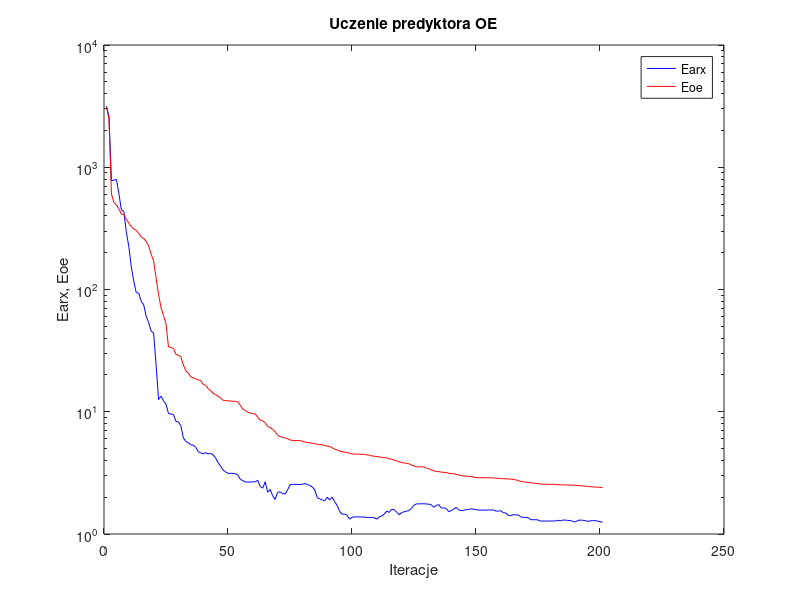
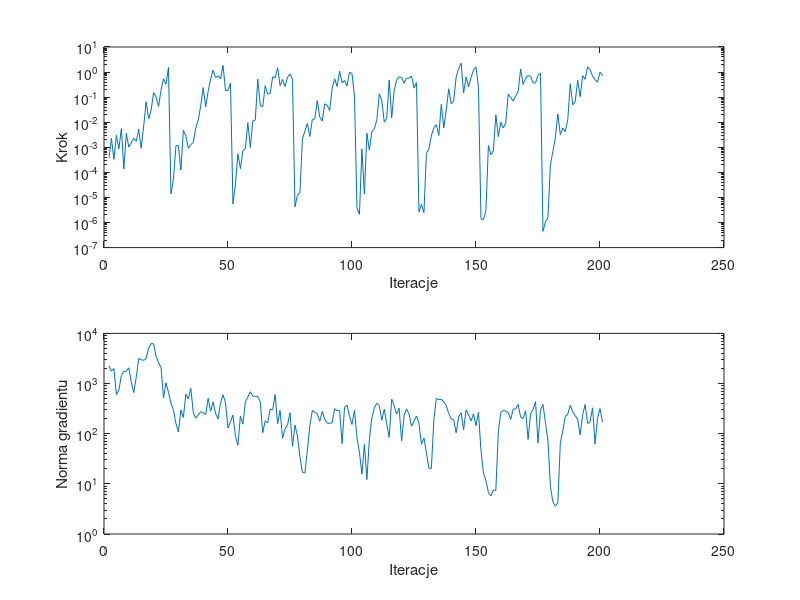

MATLAB code for these plots, in order:
%uczenie predyktora oe
clear all;
n=0; farx(n+1)=3.158463e+003; foe(n+1)=3.103574e+003; wspucz(n+1)=0.000000e+000; ng(n+1)=0.000000e+000;
%odnowa zmiennej metryki
n=1; farx(n+1)=2.622884e+003; foe(n+1)=2.473564e+003; krok(n+1)=3.800744e-004; ng(n+1)=2.257850e+003;
n=2; farx(n+1)=7.787080e+002; foe(n+1)=6.046500e+002; krok(n+1)=2.257520e-003; ng(n+1)=1.762097e+003;
n=3; farx(n+1)=7.848197e+002; foe(n+1)=5.138633e+002; krok(n+1)=3.276764e-004; ng(n+1)=1.991087e+003;
n=4; farx(n+1)=7.949641e+002; foe(n+1)=4.920571e+002; krok(n+1)=3.017589e-003; ng(n+1)=6.009069e+002;
n=5; farx(n+1)=6.099567e+002; foe(n+1)=4.583175e+002; krok(n+1)=8.726203e-004; ng(n+1)=7.461803e+002;
n=6; farx(n+1)=4.488617e+002; foe(n+1)=4.125095e+002; krok(n+1)=5.557598e-003; ng(n+1)=1.443618e+003;
n=7; farx(n+1)=4.344636e+002; foe(n+1)=4.104732e+002; krok(n+1)=1.340733e-004; ng(n+1)=1.729785e+003;
n=8; farx(n+1)=2.959236e+002; foe(n+1)=3.747067e+002; krok(n+1)=3.621201e-003; ng(n+1)=1.740085e+003;
n=9; farx(n+1)=2.251779e+002; foe(n+1)=3.494811e+002; krok(n+1)=1.013887e-003; ng(n+1)=2.063474e+003;
n=10; farx(n+1)=1.534059e+002; foe(n+1)=3.279261e+002; krok(n+1)=1.516318e-003; ng(n+1)=1.072088e+003;
n=11; farx(n+1)=1.173003e+002; foe(n+1)=3.122954e+002; krok(n+1)=2.269758e-003; ng(n+1)=6.611505e+002;
n=12; farx(n+1)=9.419824e+001; foe(n+1)=3.052066e+002; krok(n+1)=1.740889e-003; ng(n+1)=1.340863e+003;
n=13; farx(n+1)=9.329517e+001; foe(n+1)=2.876434e+002; krok(n+1)=5.269205e-003; ng(n+1)=3.156852e+003;
n=14; farx(n+1)=8.018411e+001; foe(n+1)=2.693699e+002; krok(n+1)=9.064776e-004; ng(n+1)=2.988292e+003;
n=15; farx(n+1)=7.502098e+001; foe(n+1)=2.609367e+002; krok(n+1)=7.032104e-003; ng(n+1)=2.903603e+003;
n=16; farx(n+1)=6.058492e+001; foe(n+1)=2.483494e+002; krok(n+1)=6.504518e-002; ng(n+1)=3.169085e+003;
n=17; farx(n+1)=5.354518e+001; foe(n+1)=2.272233e+002; krok(n+1)=1.355378e-002; ng(n+1)=5.117536e+003;
n=18; farx(n+1)=4.574882e+001; foe(n+1)=1.953500e+002; krok(n+1)=2.991958e-002; ng(n+1)=6.275599e+003;
n=19; farx(n+1)=4.415952e+001; foe(n+1)=1.712476e+002; krok(n+1)=1.528330e-001; ng(n+1)=6.191759e+003;
n=20; farx(n+1)=2.424158e+001; foe(n+1)=1.246583e+002; krok(n+1)=1.015974e-001; ng(n+1)=3.463058e+003;
n=21; farx(n+1)=1.261786e+001; foe(n+1)=9.095604e+001; krok(n+1)=4.284718e-002; ng(n+1)=2.588207e+003;
n=22; farx(n+1)=1.338849e+001; foe(n+1)=7.102255e+001; krok(n+1)=1.890204e-001; ng(n+1)=2.110518e+003;
n=23; farx(n+1)=1.228300e+001; foe(n+1)=6.117126e+001; krok(n+1)=5.453957e-001; ng(n+1)=5.157145e+002;
n=24; farx(n+1)=1.157395e+001; foe(n+1)=5.255064e+001; krok(n+1)=3.310405e-001; ng(n+1)=1.036065e+003;
n=25; farx(n+1)=9.670339e+000; foe(n+1)=3.394797e+001; krok(n+1)=1.535939e+000; ng(n+1)=6.655872e+002;
%odnowa zmiennej metryki
n=26; farx(n+1)=9.584073e+000; foe(n+1)=3.360346e+001; krok(n+1)=1.384553e-005; ng(n+1)=4.036456e+002;
n=27; farx(n+1)=9.471934e+000; foe(n+1)=3.293467e+001; krok(n+1)=5.427827e-005; ng(n+1)=2.983757e+002;
n=28; farx(n+1)=8.345020e+000; foe(n+1)=2.949871e+001; krok(n+1)=1.151653e-003; ng(n+1)=1.594814e+002;
n=29; farx(n+1)=8.249287e+000; foe(n+1)=2.895302e+001; krok(n+1)=1.162042e-003; ng(n+1)=1.082688e+002;
n=30; farx(n+1)=7.683662e+000; foe(n+1)=2.799787e+001; krok(n+1)=1.223456e-004; ng(n+1)=2.975164e+002;
n=31; farx(n+1)=6.104039e+000; foe(n+1)=2.412583e+001; krok(n+1)=4.752741e-003; ng(n+1)=2.106943e+002;
n=32; farx(n+1)=5.715404e+000; foe(n+1)=2.159055e+001; krok(n+1)=2.855545e-003; ng(n+1)=6.138049e+002;
n=33; farx(n+1)=5.580109e+000; foe(n+1)=2.072262e+001; krok(n+1)=9.232346e-004; ng(n+1)=4.913339e+002;
n=34; farx(n+1)=5.380437e+000; foe(n+1)=1.929737e+001; krok(n+1)=1.280854e-003; ng(n+1)=8.064428e+002;
n=35; farx(n+1)=5.323594e+000; foe(n+1)=1.893967e+001; krok(n+1)=1.568736e-003; ng(n+1)=2.640433e+002;
n=36; farx(n+1)=5.122329e+000; foe(n+1)=1.858865e+001; krok(n+1)=5.852382e-003; ng(n+1)=2.037753e+002;
n=37; farx(n+1)=4.708767e+000; foe(n+1)=1.819132e+001; krok(n+1)=1.238474e-002; ng(n+1)=2.361930e+002;
n=38; farx(n+1)=4.626916e+000; foe(n+1)=1.800479e+001; krok(n+1)=4.486711e-002; ng(n+1)=2.739784e+002;
n=39; farx(n+1)=4.515708e+000; foe(n+1)=1.675845e+001; krok(n+1)=2.393567e-001; ng(n+1)=2.624978e+002;
n=40; farx(n+1)=4.637758e+000; foe(n+1)=1.648096e+001; krok(n+1)=4.134280e-002; ng(n+1)=2.418744e+002;
n=41; farx(n+1)=4.510819e+000; foe(n+1)=1.544329e+001; krok(n+1)=1.710829e-001; ng(n+1)=5.093644e+002;
n=42; farx(n+1)=4.562424e+000; foe(n+1)=1.488576e+001; krok(n+1)=5.343541e-001; ng(n+1)=2.809959e+002;
n=43; farx(n+1)=4.437270e+000; foe(n+1)=1.417160e+001; krok(n+1)=1.193773e+000; ng(n+1)=4.276791e+002;
n=44; farx(n+1)=4.190071e+000; foe(n+1)=1.379558e+001; krok(n+1)=6.007020e-001; ng(n+1)=2.529560e+002;
n=45; farx(n+1)=3.838418e+000; foe(n+1)=1.337773e+001; krok(n+1)=6.888628e-001; ng(n+1)=1.958843e+002;
n=46; farx(n+1)=3.595725e+000; foe(n+1)=1.294629e+001; krok(n+1)=5.461275e-001; ng(n+1)=4.167126e+002;
n=47; farx(n+1)=3.334208e+000; foe(n+1)=1.241758e+001; krok(n+1)=1.854055e+000; ng(n+1)=5.925966e+002;
n=48; farx(n+1)=3.223229e+000; foe(n+1)=1.233391e+001; krok(n+1)=1.817918e-001; ng(n+1)=4.158154e+002;
n=49; farx(n+1)=3.133190e+000; foe(n+1)=1.229082e+001; krok(n+1)=1.855710e-001; ng(n+1)=1.300536e+002;
n=50; farx(n+1)=3.139854e+000; foe(n+1)=1.222194e+001; krok(n+1)=3.607244e-001; ng(n+1)=1.736758e+002;
%odnowa zmiennej metryki
n=51; farx(n+1)=3.129980e+000; foe(n+1)=1.219228e+001; krok(n+1)=5.413203e-006; ng(n+1)=2.348854e+002;
n=52; farx(n+1)=3.110145e+000; foe(n+1)=1.216221e+001; krok(n+1)=3.388344e-005; ng(n+1)=8.853137e+001;
n=53; farx(n+1)=3.025262e+000; foe(n+1)=1.202329e+001; krok(n+1)=5.524716e-004; ng(n+1)=5.900415e+001;
n=54; farx(n+1)=2.793769e+000; foe(n+1)=1.126918e+001; krok(n+1)=1.413318e-004; ng(n+1)=2.261630e+002;
n=55; farx(n+1)=2.734267e+000; foe(n+1)=1.045664e+001; krok(n+1)=7.432430e-004; ng(n+1)=1.551809e+002;
n=56; farx(n+1)=2.660597e+000; foe(n+1)=1.024385e+001; krok(n+1)=8.861138e-004; ng(n+1)=4.317319e+002;
n=57; farx(n+1)=2.667511e+000; foe(n+1)=9.891020e+000; krok(n+1)=9.535023e-003; ng(n+1)=5.394640e+002;
n=58; farx(n+1)=2.657320e+000; foe(n+1)=9.760750e+000; krok(n+1)=9.726052e-004; ng(n+1)=6.863766e+002;
n=59; farx(n+1)=2.674998e+000; foe(n+1)=9.632182e+000; krok(n+1)=1.139839e-002; ng(n+1)=5.624834e+002;
n=60; farx(n+1)=2.675953e+000; foe(n+1)=9.599177e+000; krok(n+1)=1.219985e-002; ng(n+1)=5.479741e+002;
n=61; farx(n+1)=2.748192e+000; foe(n+1)=8.965650e+000; krok(n+1)=5.223159e-001; ng(n+1)=5.527088e+002;
n=62; farx(n+1)=2.449495e+000; foe(n+1)=8.533143e+000; krok(n+1)=4.799811e-002; ng(n+1)=4.335183e+002;
n=63; farx(n+1)=2.370363e+000; foe(n+1)=8.417003e+000; krok(n+1)=4.152360e-002; ng(n+1)=1.046973e+002;
n=64; farx(n+1)=2.671948e+000; foe(n+1)=8.163046e+000; krok(n+1)=2.840119e-001; ng(n+1)=1.814608e+002;
n=65; farx(n+1)=2.198951e+000; foe(n+1)=7.547634e+000; krok(n+1)=1.336126e-001; ng(n+1)=1.637199e+002;
n=66; farx(n+1)=2.313241e+000; foe(n+1)=7.450945e+000; krok(n+1)=1.380129e-001; ng(n+1)=3.097807e+002;
n=67; farx(n+1)=2.053508e+000; foe(n+1)=7.176601e+000; krok(n+1)=6.428475e-001; ng(n+1)=2.976181e+002;
n=68; farx(n+1)=1.917686e+000; foe(n+1)=6.884957e+000; krok(n+1)=5.970321e-001; ng(n+1)=6.077457e+002;
n=69; farx(n+1)=2.190555e+000; foe(n+1)=6.406443e+000; krok(n+1)=1.492172e+000; ng(n+1)=1.568219e+002;
n=70; farx(n+1)=2.210076e+000; foe(n+1)=6.289485e+000; krok(n+1)=2.894475e-001; ng(n+1)=2.902928e+002;
n=71; farx(n+1)=2.138060e+000; foe(n+1)=6.160570e+000; krok(n+1)=5.076342e-001; ng(n+1)=8.064959e+001;
n=72; farx(n+1)=2.125452e+000; foe(n+1)=6.117758e+000; krok(n+1)=2.656312e-001; ng(n+1)=1.239504e+002;
n=73; farx(n+1)=2.286142e+000; foe(n+1)=6.014891e+000; krok(n+1)=6.229004e-001; ng(n+1)=1.492661e+002;
n=74; farx(n+1)=2.530157e+000; foe(n+1)=5.877276e+000; krok(n+1)=8.356823e-001; ng(n+1)=2.637201e+002;
n=75; farx(n+1)=2.550750e+000; foe(n+1)=5.827036e+000; krok(n+1)=5.365271e-001; ng(n+1)=5.577977e+001;
%odnowa zmiennej metryki
n=76; farx(n+1)=2.547137e+000; foe(n+1)=5.815235e+000; krok(n+1)=4.189291e-006; ng(n+1)=1.482639e+002;
n=77; farx(n+1)=2.542497e+000; foe(n+1)=5.805402e+000; krok(n+1)=1.219587e-005; ng(n+1)=8.982490e+001;
n=78; farx(n+1)=2.541270e+000; foe(n+1)=5.803471e+000; krok(n+1)=1.526516e-005; ng(n+1)=3.509115e+001;
n=79; farx(n+1)=2.550904e+000; foe(n+1)=5.753342e+000; krok(n+1)=2.120860e-003; ng(n+1)=1.710526e+001;
n=80; farx(n+1)=2.587079e+000; foe(n+1)=5.654600e+000; krok(n+1)=4.408444e-003; ng(n+1)=1.644935e+001;
n=81; farx(n+1)=2.546912e+000; foe(n+1)=5.610686e+000; krok(n+1)=8.966852e-003; ng(n+1)=4.691967e+001;
n=82; farx(n+1)=2.488353e+000; foe(n+1)=5.556652e+000; krok(n+1)=2.701093e-003; ng(n+1)=1.437282e+002;
n=83; farx(n+1)=2.425360e+000; foe(n+1)=5.531257e+000; krok(n+1)=1.305012e-002; ng(n+1)=2.905361e+002;
n=84; farx(n+1)=2.295654e+000; foe(n+1)=5.497121e+000; krok(n+1)=1.349272e-002; ng(n+1)=2.654975e+002;
n=85; farx(n+1)=1.978827e+000; foe(n+1)=5.412986e+000; krok(n+1)=7.301859e-002; ng(n+1)=2.491946e+002;
n=86; farx(n+1)=1.935382e+000; foe(n+1)=5.378937e+000; krok(n+1)=1.611092e-002; ng(n+1)=1.772652e+002;
n=87; farx(n+1)=1.899529e+000; foe(n+1)=5.367888e+000; krok(n+1)=1.111520e-002; ng(n+1)=2.773904e+002;
n=88; farx(n+1)=1.867036e+000; foe(n+1)=5.314547e+000; krok(n+1)=5.397089e-002; ng(n+1)=1.934937e+002;
n=89; farx(n+1)=2.000874e+000; foe(n+1)=5.230007e+000; krok(n+1)=4.756755e-002; ng(n+1)=1.621328e+002;
n=90; farx(n+1)=1.894837e+000; foe(n+1)=5.199904e+000; krok(n+1)=2.900728e-002; ng(n+1)=1.611551e+002;
n=91; farx(n+1)=2.006122e+000; foe(n+1)=5.086857e+000; krok(n+1)=2.268451e-001; ng(n+1)=1.658371e+002;
n=92; farx(n+1)=1.841009e+000; foe(n+1)=4.938994e+000; krok(n+1)=5.312625e-001; ng(n+1)=3.138979e+002;
n=93; farx(n+1)=1.714334e+000; foe(n+1)=4.873023e+000; krok(n+1)=2.680018e-001; ng(n+1)=2.890746e+002;
n=94; farx(n+1)=1.533732e+000; foe(n+1)=4.759918e+000; krok(n+1)=1.078611e+000; ng(n+1)=2.924032e+002;
n=95; farx(n+1)=1.453376e+000; foe(n+1)=4.710243e+000; krok(n+1)=3.739988e-001; ng(n+1)=6.343919e+001;
n=96; farx(n+1)=1.456102e+000; foe(n+1)=4.668590e+000; krok(n+1)=4.641165e-001; ng(n+1)=3.362628e+002;
n=97; farx(n+1)=1.426191e+000; foe(n+1)=4.641922e+000; krok(n+1)=2.785672e-001; ng(n+1)=3.692645e+002;
n=98; farx(n+1)=1.323284e+000; foe(n+1)=4.579499e+000; krok(n+1)=9.995858e-001; ng(n+1)=2.207276e+002;
n=99; farx(n+1)=1.369003e+000; foe(n+1)=4.524645e+000; krok(n+1)=8.612093e-001; ng(n+1)=1.528216e+002;
n=100; farx(n+1)=1.379774e+000; foe(n+1)=4.505799e+000; krok(n+1)=1.101559e-001; ng(n+1)=2.917890e+002;
%odnowa zmiennej metryki
n=101; farx(n+1)=1.379850e+000; foe(n+1)=4.502550e+000; krok(n+1)=3.779703e-006; ng(n+1)=8.419851e+001;
n=102; farx(n+1)=1.379614e+000; foe(n+1)=4.502176e+000; krok(n+1)=2.134892e-006; ng(n+1)=4.201899e+001;
n=103; farx(n+1)=1.378247e+000; foe(n+1)=4.485899e+000; krok(n+1)=8.446781e-004; ng(n+1)=1.562247e+001;
n=104; farx(n+1)=1.375857e+000; foe(n+1)=4.480419e+000; krok(n+1)=1.384553e-005; ng(n+1)=6.121959e+001;
n=105; farx(n+1)=1.366132e+000; foe(n+1)=4.440619e+000; krok(n+1)=3.621201e-003; ng(n+1)=1.217286e+001;
n=106; farx(n+1)=1.365813e+000; foe(n+1)=4.406182e+000; krok(n+1)=7.741729e-004; ng(n+1)=7.654944e+001;
n=107; farx(n+1)=1.360680e+000; foe(n+1)=4.346073e+000; krok(n+1)=4.266621e-003; ng(n+1)=2.073954e+002;
n=108; farx(n+1)=1.358633e+000; foe(n+1)=4.327038e+000; krok(n+1)=5.478088e-003; ng(n+1)=3.295081e+002;
n=109; farx(n+1)=1.321264e+000; foe(n+1)=4.303531e+000; krok(n+1)=1.205272e-002; ng(n+1)=4.049323e+002;
n=110; farx(n+1)=1.380710e+000; foe(n+1)=4.267424e+000; krok(n+1)=1.364675e-001; ng(n+1)=3.652150e+002;
n=111; farx(n+1)=1.402464e+000; foe(n+1)=4.238645e+000; krok(n+1)=7.517970e-002; ng(n+1)=1.851438e+002;
n=112; farx(n+1)=1.458132e+000; foe(n+1)=4.212304e+000; krok(n+1)=1.021537e-002; ng(n+1)=3.072480e+002;
n=113; farx(n+1)=1.537902e+000; foe(n+1)=4.203315e+000; krok(n+1)=1.438335e-002; ng(n+1)=1.580251e+002;
n=114; farx(n+1)=1.502452e+000; foe(n+1)=4.113619e+000; krok(n+1)=4.819709e-001; ng(n+1)=8.456146e+001;
n=115; farx(n+1)=1.593688e+000; foe(n+1)=4.085764e+000; krok(n+1)=1.477175e-002; ng(n+1)=4.895617e+002;
n=116; farx(n+1)=1.579513e+000; foe(n+1)=4.026507e+000; krok(n+1)=1.827807e-001; ng(n+1)=3.639319e+002;
n=117; farx(n+1)=1.507029e+000; foe(n+1)=3.959999e+000; krok(n+1)=4.726961e-001; ng(n+1)=2.468119e+002;
n=118; farx(n+1)=1.436742e+000; foe(n+1)=3.890381e+000; krok(n+1)=6.553300e-001; ng(n+1)=3.221440e+002;
n=119; farx(n+1)=1.497382e+000; foe(n+1)=3.838235e+000; krok(n+1)=6.160336e-001; ng(n+1)=7.158909e+001;
n=120; farx(n+1)=1.518633e+000; foe(n+1)=3.820260e+000; krok(n+1)=3.619299e-001; ng(n+1)=2.312227e+002;
n=121; farx(n+1)=1.537777e+000; foe(n+1)=3.780427e+000; krok(n+1)=5.738785e-001; ng(n+1)=3.122602e+002;
n=122; farx(n+1)=1.556564e+000; foe(n+1)=3.752603e+000; krok(n+1)=5.732413e-001; ng(n+1)=2.464053e+002;
n=123; farx(n+1)=1.622829e+000; foe(n+1)=3.656312e+000; krok(n+1)=6.954939e-001; ng(n+1)=1.406689e+002;
n=124; farx(n+1)=1.719065e+000; foe(n+1)=3.607422e+000; krok(n+1)=2.317569e-001; ng(n+1)=1.783384e+002;
n=125; farx(n+1)=1.763528e+000; foe(n+1)=3.550311e+000; krok(n+1)=3.805404e-001; ng(n+1)=2.257808e+002;
%odnowa zmiennej metryki
n=126; farx(n+1)=1.764797e+000; foe(n+1)=3.541925e+000; krok(n+1)=2.678022e-006; ng(n+1)=1.604397e+002;
n=127; farx(n+1)=1.766081e+000; foe(n+1)=3.539544e+000; krok(n+1)=5.349422e-006; ng(n+1)=6.143942e+001;
n=128; farx(n+1)=1.767021e+000; foe(n+1)=3.537846e+000; krok(n+1)=2.472091e-006; ng(n+1)=8.232877e+001;
n=129; farx(n+1)=1.759771e+000; foe(n+1)=3.454358e+000; krok(n+1)=5.580806e-004; ng(n+1)=4.187132e+001;
n=130; farx(n+1)=1.755690e+000; foe(n+1)=3.429075e+000; krok(n+1)=8.790130e-004; ng(n+1)=2.049926e+001;
n=131; farx(n+1)=1.732637e+000; foe(n+1)=3.336986e+000; krok(n+1)=2.823736e-003; ng(n+1)=2.032775e+001;
n=132; farx(n+1)=1.653653e+000; foe(n+1)=3.280394e+000; krok(n+1)=6.118871e-003; ng(n+1)=1.888992e+002;
n=133; farx(n+1)=1.716678e+000; foe(n+1)=3.248295e+000; krok(n+1)=7.954572e-003; ng(n+1)=5.044877e+002;
n=134; farx(n+1)=1.738322e+000; foe(n+1)=3.236928e+000; krok(n+1)=2.947309e-003; ng(n+1)=4.783132e+002;
n=135; farx(n+1)=1.629323e+000; foe(n+1)=3.205778e+000; krok(n+1)=5.140248e-002; ng(n+1)=4.851934e+002;
n=136; farx(n+1)=1.635437e+000; foe(n+1)=3.192910e+000; krok(n+1)=5.945944e-003; ng(n+1)=4.340350e+002;
n=137; farx(n+1)=1.617191e+000; foe(n+1)=3.187534e+000; krok(n+1)=3.054889e-002; ng(n+1)=3.642256e+002;
n=138; farx(n+1)=1.523048e+000; foe(n+1)=3.134991e+000; krok(n+1)=2.162376e-001; ng(n+1)=2.533119e+002;
n=139; farx(n+1)=1.553101e+000; foe(n+1)=3.116079e+000; krok(n+1)=5.440189e-002; ng(n+1)=1.986201e+002;
n=140; farx(n+1)=1.601251e+000; foe(n+1)=3.107607e+000; krok(n+1)=7.104066e-002; ng(n+1)=1.898298e+002;
n=141; farx(n+1)=1.649002e+000; foe(n+1)=3.071685e+000; krok(n+1)=6.335709e-001; ng(n+1)=1.040446e+002;
n=142; farx(n+1)=1.577947e+000; foe(n+1)=3.050082e+000; krok(n+1)=1.386016e+000; ng(n+1)=2.164334e+002;
n=143; farx(n+1)=1.555238e+000; foe(n+1)=2.997065e+000; krok(n+1)=2.254461e+000; ng(n+1)=2.613471e+002;
n=144; farx(n+1)=1.561040e+000; foe(n+1)=2.989801e+000; krok(n+1)=1.475150e-001; ng(n+1)=1.192099e+002;
n=145; farx(n+1)=1.582522e+000; foe(n+1)=2.970001e+000; krok(n+1)=6.322648e-001; ng(n+1)=2.959044e+002;
n=146; farx(n+1)=1.589250e+000; foe(n+1)=2.963279e+000; krok(n+1)=2.577175e-001; ng(n+1)=2.363705e+002;
n=147; farx(n+1)=1.607597e+000; foe(n+1)=2.946209e+000; krok(n+1)=6.063266e-001; ng(n+1)=1.793689e+002;
n=148; farx(n+1)=1.593683e+000; foe(n+1)=2.919916e+000; krok(n+1)=1.206369e+000; ng(n+1)=2.486694e+002;
n=149; farx(n+1)=1.581204e+000; foe(n+1)=2.895850e+000; krok(n+1)=1.601363e+000; ng(n+1)=1.445823e+002;
n=150; farx(n+1)=1.569577e+000; foe(n+1)=2.885705e+000; krok(n+1)=2.429329e-001; ng(n+1)=2.671920e+002;
%odnowa zmiennej metryki
n=151; farx(n+1)=1.569531e+000; foe(n+1)=2.885375e+000; krok(n+1)=1.404686e-006; ng(n+1)=4.706303e+001;
n=152; farx(n+1)=1.569413e+000; foe(n+1)=2.885338e+000; krok(n+1)=1.295919e-006; ng(n+1)=1.642344e+001;
n=153; farx(n+1)=1.569207e+000; foe(n+1)=2.885280e+000; krok(n+1)=3.049497e-006; ng(n+1)=1.166176e+001;
n=154; farx(n+1)=1.571502e+000; foe(n+1)=2.880946e+000; krok(n+1)=1.184603e-003; ng(n+1)=6.765618e+000;
n=155; farx(n+1)=1.573837e+000; foe(n+1)=2.879481e+000; krok(n+1)=5.053235e-004; ng(n+1)=5.758517e+000;
n=156; farx(n+1)=1.573414e+000; foe(n+1)=2.878150e+000; krok(n+1)=7.285994e-004; ng(n+1)=7.511548e+000;
n=157; farx(n+1)=1.539074e+000; foe(n+1)=2.861346e+000; krok(n+1)=1.981414e-002; ng(n+1)=7.395789e+000;
n=158; farx(n+1)=1.541852e+000; foe(n+1)=2.851715e+000; krok(n+1)=2.673171e-003; ng(n+1)=1.099250e+002;
n=159; farx(n+1)=1.548457e+000; foe(n+1)=2.846304e+000; krok(n+1)=9.904093e-003; ng(n+1)=2.673276e+002;
n=160; farx(n+1)=1.491714e+000; foe(n+1)=2.834857e+000; krok(n+1)=5.915258e-003; ng(n+1)=2.907503e+002;
n=161; farx(n+1)=1.486119e+000; foe(n+1)=2.830277e+000; krok(n+1)=9.385969e-003; ng(n+1)=2.803604e+002;
n=162; farx(n+1)=1.421033e+000; foe(n+1)=2.818786e+000; krok(n+1)=1.331896e-001; ng(n+1)=2.628904e+002;
n=163; farx(n+1)=1.411723e+000; foe(n+1)=2.810041e+000; krok(n+1)=9.781251e-002; ng(n+1)=1.932381e+002;
n=164; farx(n+1)=1.440753e+000; foe(n+1)=2.793682e+000; krok(n+1)=6.935426e-002; ng(n+1)=3.082382e+002;
n=165; farx(n+1)=1.432258e+000; foe(n+1)=2.773828e+000; krok(n+1)=1.134226e-001; ng(n+1)=3.114424e+002;
n=166; farx(n+1)=1.434185e+000; foe(n+1)=2.737399e+000; krok(n+1)=1.668649e-001; ng(n+1)=3.841643e+002;
n=167; farx(n+1)=1.380978e+000; foe(n+1)=2.692082e+000; krok(n+1)=1.307567e+000; ng(n+1)=2.137393e+002;
n=168; farx(n+1)=1.367884e+000; foe(n+1)=2.673403e+000; krok(n+1)=3.240219e-001; ng(n+1)=2.018963e+002;
n=169; farx(n+1)=1.367382e+000; foe(n+1)=2.658544e+000; krok(n+1)=5.596492e-001; ng(n+1)=2.876073e+002;
n=170; farx(n+1)=1.361309e+000; foe(n+1)=2.640453e+000; krok(n+1)=7.228765e-001; ng(n+1)=7.719467e+001;
n=171; farx(n+1)=1.312010e+000; foe(n+1)=2.625868e+000; krok(n+1)=6.807263e-001; ng(n+1)=2.488682e+002;
n=172; farx(n+1)=1.307243e+000; foe(n+1)=2.616568e+000; krok(n+1)=3.691454e-001; ng(n+1)=3.037255e+002;
n=173; farx(n+1)=1.310038e+000; foe(n+1)=2.597524e+000; krok(n+1)=3.655097e-001; ng(n+1)=4.365505e+002;
n=174; farx(n+1)=1.303360e+000; foe(n+1)=2.584047e+000; krok(n+1)=7.413928e-001; ng(n+1)=6.512307e+001;
n=175; farx(n+1)=1.275967e+000; foe(n+1)=2.564370e+000; krok(n+1)=8.970072e-001; ng(n+1)=2.996810e+002;
%odnowa zmiennej metryki
n=176; farx(n+1)=1.275727e+000; foe(n+1)=2.556967e+000; krok(n+1)=4.458153e-007; ng(n+1)=3.833813e+002;
n=177; farx(n+1)=1.276289e+000; foe(n+1)=2.553932e+000; krok(n+1)=1.052955e-006; ng(n+1)=1.650611e+002;
n=178; farx(n+1)=1.276650e+000; foe(n+1)=2.552816e+000; krok(n+1)=1.550654e-006; ng(n+1)=7.284069e+001;
n=179; farx(n+1)=1.277263e+000; foe(n+1)=2.550117e+000; krok(n+1)=2.015675e-004; ng(n+1)=8.920394e+000;
n=180; farx(n+1)=1.278980e+000; foe(n+1)=2.548898e+000; krok(n+1)=6.767654e-004; ng(n+1)=4.374692e+000;
n=181; farx(n+1)=1.277886e+000; foe(n+1)=2.546795e+000; krok(n+1)=2.409214e-003; ng(n+1)=3.585443e+000;
n=182; farx(n+1)=1.295899e+000; foe(n+1)=2.532802e+000; krok(n+1)=2.128042e-002; ng(n+1)=4.160145e+000;
n=183; farx(n+1)=1.278041e+000; foe(n+1)=2.527871e+000; krok(n+1)=3.176507e-003; ng(n+1)=6.488398e+001;
n=184; farx(n+1)=1.300180e+000; foe(n+1)=2.521795e+000; krok(n+1)=5.829556e-003; ng(n+1)=1.138551e+002;
n=185; farx(n+1)=1.300643e+000; foe(n+1)=2.521069e+000; krok(n+1)=4.208519e-003; ng(n+1)=2.199202e+002;
n=186; farx(n+1)=1.291204e+000; foe(n+1)=2.517604e+000; krok(n+1)=1.251384e-002; ng(n+1)=2.442354e+002;
n=187; farx(n+1)=1.289654e+000; foe(n+1)=2.510353e+000; krok(n+1)=3.427774e-001; ng(n+1)=3.696938e+002;
n=188; farx(n+1)=1.268948e+000; foe(n+1)=2.504464e+000; krok(n+1)=4.953895e-002; ng(n+1)=2.739750e+002;
n=189; farx(n+1)=1.256363e+000; foe(n+1)=2.501365e+000; krok(n+1)=6.690246e-002; ng(n+1)=2.274002e+002;
n=190; farx(n+1)=1.287240e+000; foe(n+1)=2.492727e+000; krok(n+1)=4.686024e-001; ng(n+1)=1.948471e+002;
n=191; farx(n+1)=1.301599e+000; foe(n+1)=2.481827e+000; krok(n+1)=1.041001e-001; ng(n+1)=9.461677e+001;
n=192; farx(n+1)=1.294793e+000; foe(n+1)=2.471233e+000; krok(n+1)=7.178655e-001; ng(n+1)=2.397707e+002;
n=193; farx(n+1)=1.285768e+000; foe(n+1)=2.463791e+000; krok(n+1)=5.166865e-001; ng(n+1)=3.817627e+002;
n=194; farx(n+1)=1.269611e+000; foe(n+1)=2.450998e+000; krok(n+1)=1.626372e+000; ng(n+1)=1.604982e+002;
n=195; farx(n+1)=1.278151e+000; foe(n+1)=2.439949e+000; krok(n+1)=1.220277e+000; ng(n+1)=1.722389e+002;
n=196; farx(n+1)=1.288544e+000; foe(n+1)=2.428512e+000; krok(n+1)=6.954939e-001; ng(n+1)=3.280067e+002;
n=197; farx(n+1)=1.284125e+000; foe(n+1)=2.422694e+000; krok(n+1)=4.977875e-001; ng(n+1)=6.268264e+001;
n=198; farx(n+1)=1.278241e+000; foe(n+1)=2.415181e+000; krok(n+1)=3.904377e-001; ng(n+1)=2.030342e+002;
n=199; farx(n+1)=1.262373e+000; foe(n+1)=2.406687e+000; krok(n+1)=9.995858e-001; ng(n+1)=3.168742e+002;
n=200; farx(n+1)=1.247394e+000; foe(n+1)=2.399531e+000; krok(n+1)=7.113726e-001; ng(n+1)=1.699434e+002;

figure; semilogy(farx,'b'); hold on; semilogy(foe,'r'); xlabel('Iteracje'); ylabel('Earx, Eoe'); legend('Earx','Eoe'); title('Uczenie predyktora OE');
figure; subplot(2,1,1); semilogy(krok); xlabel('Iteracje'); ylabel('Krok');
subplot(2,1,2); semilogy(ng); xlabel('Iteracje'); ylabel('Norma gradientu');
Earx=farx(n+1)
Eoe=foe(n+1)
